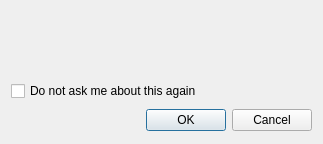
<ui version="4.0" >
 <class>QG_DlgOneTime</class>
 <widget class="QDialog" name="QG_DlgOneTime" >
  <property name="geometry" >
   <rect>
    <x>0</x>
    <y>0</y>
    <width>323</width>
    <height>144</height>
   </rect>
  </property>
  <property name="sizePolicy" >
   <sizepolicy vsizetype="MinimumExpanding" hsizetype="Preferred" >
    <horstretch>0</horstretch>
    <verstretch>0</verstretch>
   </sizepolicy>
  </property>
  <property name="windowTitle" >
   <string>Warning</string>
  </property>
  <property name="windowIcon" >
   <iconset/>
  </property>
  <layout class="QVBoxLayout" >
   <item>
    <widget class="QLabel" name="lText" >
     <property name="sizePolicy" >
      <sizepolicy vsizetype="Preferred" hsizetype="Preferred" >
       <horstretch>0</horstretch>
       <verstretch>7</verstretch>
      </sizepolicy>
     </property>
     <property name="text" >
      <string/>
     </property>
     <property name="textFormat" >
      <enum>Qt::AutoText</enum>
     </property>
     <property name="scaledContents" >
      <bool>false</bool>
     </property>
     <property name="wordWrap" >
      <bool>false</bool>
     </property>
    </widget>
   </item>
   <item>
    <widget class="QCheckBox" name="cbDontShowAgain" >
     <property name="text" >
      <string>Do not ask me about this again</string>
     </property>
    </widget>
   </item>
   <item>
    <layout class="QHBoxLayout" >
     <item>
      <spacer>
       <property name="orientation" >
        <enum>Qt::Horizontal</enum>
       </property>
       <property name="sizeHint" >
        <size>
         <width>91</width>
         <height>26</height>
        </size>
       </property>
      </spacer>
     </item>
     <item>
      <widget class="QPushButton" name="bOK" >
       <property name="text" >
        <string>OK</string>
       </property>
      </widget>
     </item>
     <item>
      <widget class="QPushButton" name="bCancel" >
       <property name="text" >
        <string>Cancel</string>
       </property>
      </widget>
     </item>
    </layout>
   </item>
  </layout>
 </widget>
 <resources/>
 <connections>
  <connection>
   <sender>bOK</sender>
   <signal>clicked()</signal>
   <receiver>QG_DlgOneTime</receiver>
   <slot>accept()</slot>
   <hints>
    <hint type="sourcelabel" >
     <x>227</x>
     <y>133</y>
    </hint>
    <hint type="destinationlabel" >
     <x>209</x>
     <y>76</y>
    </hint>
   </hints>
  </connection>
  <connection>
   <sender>bCancel</sender>
   <signal>clicked()</signal>
   <receiver>QG_DlgOneTime</receiver>
   <slot>reject()</slot>
   <hints>
    <hint type="sourcelabel" >
     <x>298</x>
     <y>125</y>
    </hint>
    <hint type="destinationlabel" >
     <x>319</x>
     <y>87</y>
    </hint>
   </hints>
  </connection>
 </connections>
</ui>
